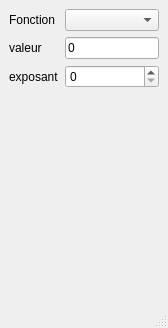
<?xml version="1.0" encoding="UTF-8"?>
<ui version="4.0">
 <class>MainWindow</class>
 <widget class="QMainWindow" name="MainWindow">
  <property name="geometry">
   <rect>
    <x>0</x>
    <y>0</y>
    <width>168</width>
    <height>328</height>
   </rect>
  </property>
  <property name="windowTitle">
   <string>MainWindow</string>
  </property>
  <widget class="QWidget" name="centralwidget">
   <layout class="QGridLayout" name="gridLayout">
    <item row="1" column="0">
     <widget class="QLabel" name="label_2">
      <property name="text">
       <string>valeur</string>
      </property>
     </widget>
    </item>
    <item row="1" column="1">
     <widget class="QLineEdit" name="valeurLineEdit">
      <property name="text">
       <string>0</string>
      </property>
     </widget>
    </item>
    <item row="0" column="0">
     <widget class="QLabel" name="label">
      <property name="text">
       <string>Fonction</string>
      </property>
     </widget>
    </item>
    <item row="3" column="1">
     <spacer name="verticalSpacer">
      <property name="orientation">
       <enum>Qt::Orientation::Vertical</enum>
      </property>
      <property name="sizeHint" stdset="0">
       <size>
        <width>20</width>
        <height>40</height>
       </size>
      </property>
     </spacer>
    </item>
    <item row="0" column="1">
     <widget class="QComboBox" name="fonctionComboBox"/>
    </item>
    <item row="2" column="1">
     <widget class="QSpinBox" name="exposantSpinBox"/>
    </item>
    <item row="2" column="0">
     <widget class="QLabel" name="label_3">
      <property name="text">
       <string>exposant</string>
      </property>
     </widget>
    </item>
   </layout>
  </widget>
  <widget class="QMenuBar" name="menubar">
   <property name="geometry">
    <rect>
     <x>0</x>
     <y>0</y>
     <width>168</width>
     <height>33</height>
    </rect>
   </property>
  </widget>
  <widget class="QStatusBar" name="statusbar"/>
 </widget>
 <resources/>
 <connections/>
</ui>
